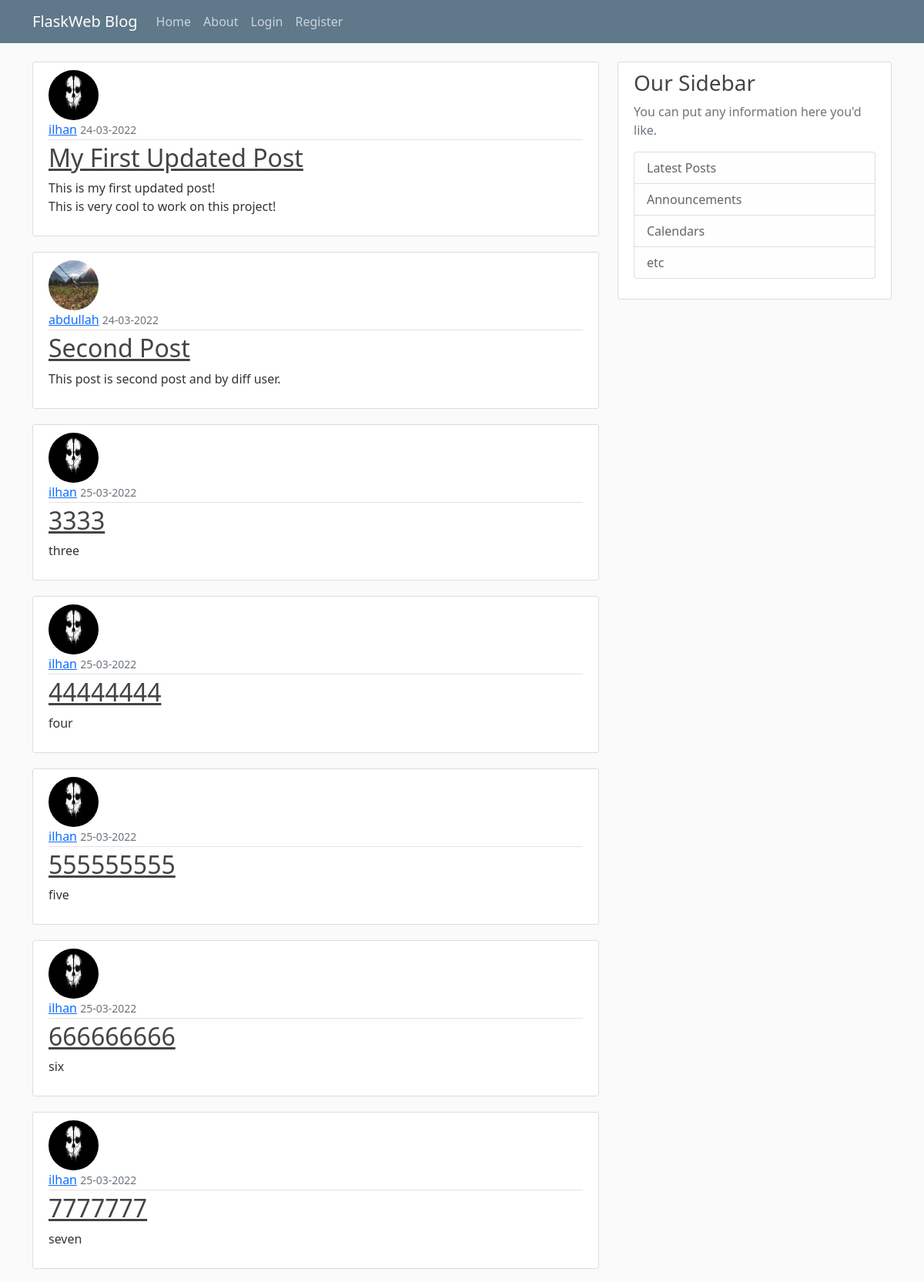
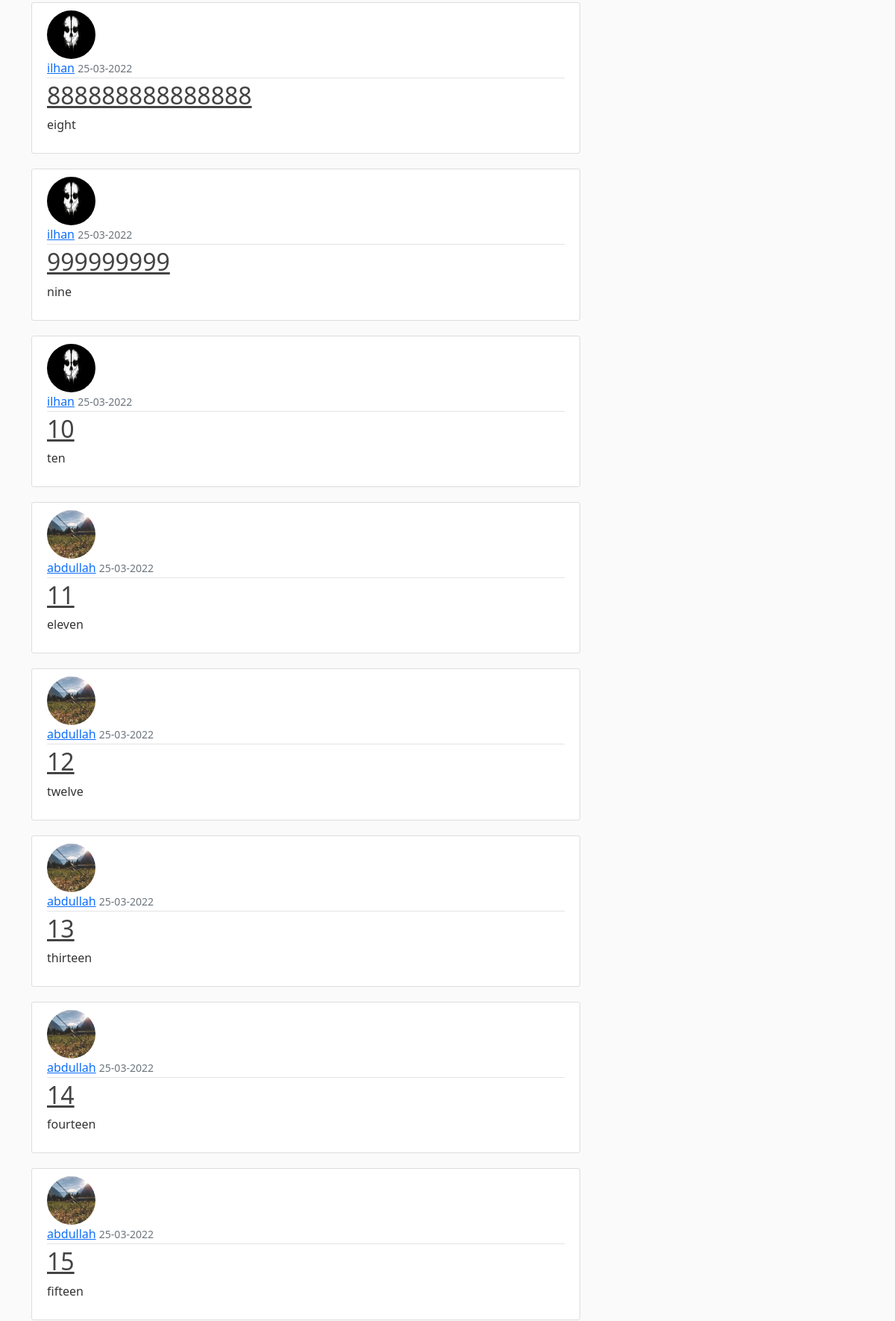
The page /home (upper part) on the database its author committed (2 pictures, top to bottom).
### flaskweb/models.py (models this page shows, shortened)
class Post(db.Model):
    id = db.Column(db.Integer, primary_key=True)
    title = db.Column(db.String(100), nullable=False)
    date_posted = db.Column(db.DateTime, nullable=False, default=datetime.utcnow)
    content = db.Column(db.Text, nullable=False)
    user_id = db.Column(db.Integer, db.ForeignKey('user.id'), nullable=False)

class User(db.Model, UserMixin):
    id = db.Column(db.Integer, primary_key=True)
    username = db.Column(db.String(20), unique=True, nullable=False)
    email = db.Column(db.String(120), unique=True, nullable=False)
    image_file = db.Column(db.String(20), default='default.jpg', nullable=False)
    password = db.Column(db.String(60), nullable=False)
    posts = db.relationship('Post', backref='author', lazy=True)

### flaskweb/routes.py (the view)
@app.route('/')
@app.route('/home')
def home():
    posts = Post.query.all()
    return render_template("home.html", posts=posts)

### flaskweb/templates/home.html
{% extends "layout.html" %}
{% block content %}
    {% for post in posts %}
        <article class="media content-section">
          <img class="rounded-circle article-img" src="{{ url_for('static', filename='profile_pics/' + post.author.image_file) }}">
          <div class="media-body">
            <div class="article-metadata">
              <a class="mr-2" href="#">{{ post.author.username }}</a>
              <small class="text-muted">{{ post.date_posted.strftime('%d-%m-%Y') }}</small>
            </div>
            <h2><a class="article-title" href="{{ url_for('post', post_id=post.id) }}">{{ post.title }}</a></h2>
            <p class="article-content">{{ post.content }}</p>
          </div>
        </article>
    {% endfor %}
{% endblock content %}

### flaskweb/templates/layout.html (shortened to what this page needs)
<!DOCTYPE html>
<html>
<head>
    <link href="https://cdn.jsdelivr.net/npm/bootstrap@5.1.3/dist/css/bootstrap.min.css" rel="stylesheet">
    <link rel="stylesheet" type="text/css" href="{{ url_for('static',filename='main.css') }}">
</head>
<body>
    <header class="site-header">
      <nav class="navbar navbar-expand-md navbar-dark bg-steel fixed-top">
        <div class="container">
          <a class="navbar-brand mr-4" href="/">FlaskWeb Blog</a>
          <div class="collapse navbar-collapse" id="navbarToggle">
            <div class="navbar-nav mr-auto">
              <a class="nav-item nav-link" href="{{ url_for('home')}}">Home</a>
              <a class="nav-item nav-link" href="{{ url_for('about')}}">About</a>
            </div>
            <div class="navbar-nav">
                {% if current_user.is_authenticated %}
                <a class="nav-item nav-link" href="{{ url_for('new_post')}}">New Post</a>
                <a class="nav-item nav-link" href="{{ url_for('account')}}">Account</a>
                <a class="nav-item nav-link" href="{{ url_for('logout')}}">Logout</a>
                {% else %}
              <a class="nav-item nav-link" href="{{ url_for('login')}}">Login</a>
              <a class="nav-item nav-link" href="{{ url_for('register')}}">Register</a>
                {% endif %}
            </div>
          </div>
        </div>
      </nav>
    </header>
    <main role="main" class="container">
      <div class="row">
        <div class="col-md-8">
          {% block content %}{% endblock %}
        </div>
        <div class="col-md-4">
          <div class="content-section">
            <h3>Our Sidebar</h3>
            <p class='text-muted'>You can put any information here you'd like.
              <ul class="list-group">
                <li class="list-group-item list-group-item-light">Latest Posts</li>
                <li class="list-group-item list-group-item-light">Announcements</li>
                <li class="list-group-item list-group-item-light">Calendars</li>
                <li class="list-group-item list-group-item-light">etc</li>
              </ul>
            </p>
          </div>
        </div>
      </div>
    </main>
</body>
</html>

### flaskweb/static/main.css (style rules this page uses)
body { background: #fafafa; color: #333333; margin-top: 5rem; }
h1, h2, h3, h4, h5, h6 { color: #444444; }
.bg-steel { background-color: #5f788a; }
.site-header .navbar-nav .nav-link { color: #cbd5db; }
.content-section { background: #ffffff; padding: 10px 20px; border: 1px solid #dddddd; border-radius: 3px; margin-bottom: 20px; }
.article-title { color: #444444; }
.article-content { white-space: pre-line; }
.article-img { height: 65px; width: 65px; margin-right: 16px; }
.article-metadata { padding-bottom: 1px; margin-bottom: 4px; border-bottom: 1px solid #e3e3e3 }

### rows shown on the page
Post: image_file (picture), author.username "ilhan", date_posted "24-03-2022", title "My First Updated Post", content "This is my first updated post! This is very cool to work on this project!"
Post: image_file (placeholder picture), author.username "abdullah", date_posted "24-03-2022", title "Second Post", content "This post is second post and by diff user."
Post: image_file (picture), author.username "ilhan", date_posted "25-03-2022", title "3333", content "three"
Post: image_file (picture), author.username "ilhan", date_posted "25-03-2022", title "44444444", content "four"
Post: image_file (picture), author.username "ilhan", date_posted "25-03-2022", title "555555555", content "five"
Post: image_file (picture), author.username "ilhan", date_posted "25-03-2022", title "666666666", content "six"
Post: image_file (picture), author.username "ilhan", date_posted "25-03-2022", title "7777777", content "seven"
Post: image_file (picture), author.username "ilhan", date_posted "25-03-2022", title "888888888888888", content "eight"
Post: image_file (picture), author.username "ilhan", date_posted "25-03-2022", title "999999999", content "nine"
Post: image_file (picture), author.username "ilhan", date_posted "25-03-2022", title "10", content "ten"
Post: image_file (placeholder picture), author.username "abdullah", date_posted "25-03-2022", title "11", content "eleven"
Post: image_file (placeholder picture), author.username "abdullah", date_posted "25-03-2022", title "12", content "twelve"
Post: image_file (placeholder picture), author.username "abdullah", date_posted "25-03-2022", title "13", content "thirteen"
Post: image_file (placeholder picture), author.username "abdullah", date_posted "25-03-2022", title "14", content "fourteen"
Post: image_file (placeholder picture), author.username "abdullah", date_posted "25-03-2022", title "15", content "fifteen"
